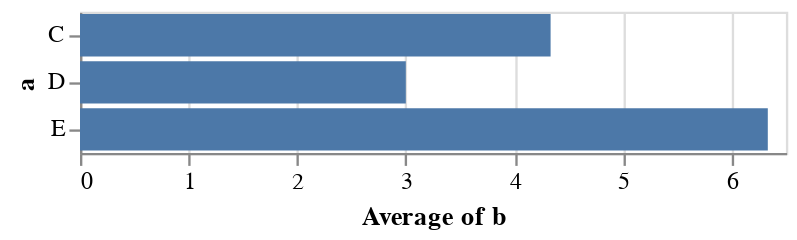

Write the Vega-Lite specification saved for this chart.
### Vega-Lite specification from a JSON file in a GitHub repository (floating-point values rounded to 4 significant figures)
{"data": {"values": [{"a": "C", "b": 2}, {"a": "C", "b": 7}, {"a": "C", "b": 4}, {"a": "D", "b": 1}, {"a": "D", "b": 2}, {"a": "D", "b": 6}, {"a": "E", "b": 8}, {"a": "E", "b": 4}, {"a": "E", "b": 7}]}, "mark": "bar", "encoding": {"y": {"field": "a", "type": "nominal"}, "x": {"aggregate": "average", "field": "b", "type": "quantitative"}}, "config": {}}
